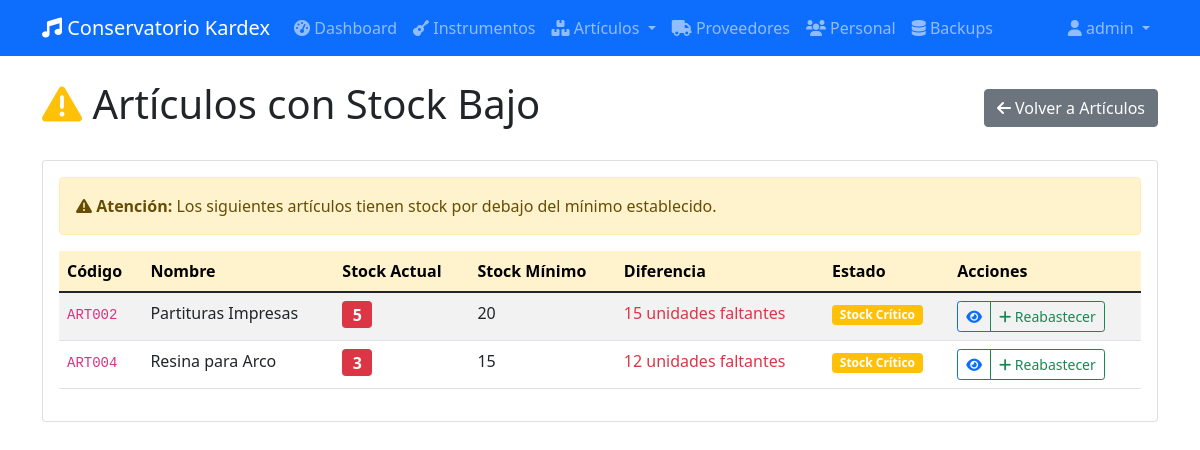
The app's page /articulos/stock-bajo (signed in), older data.
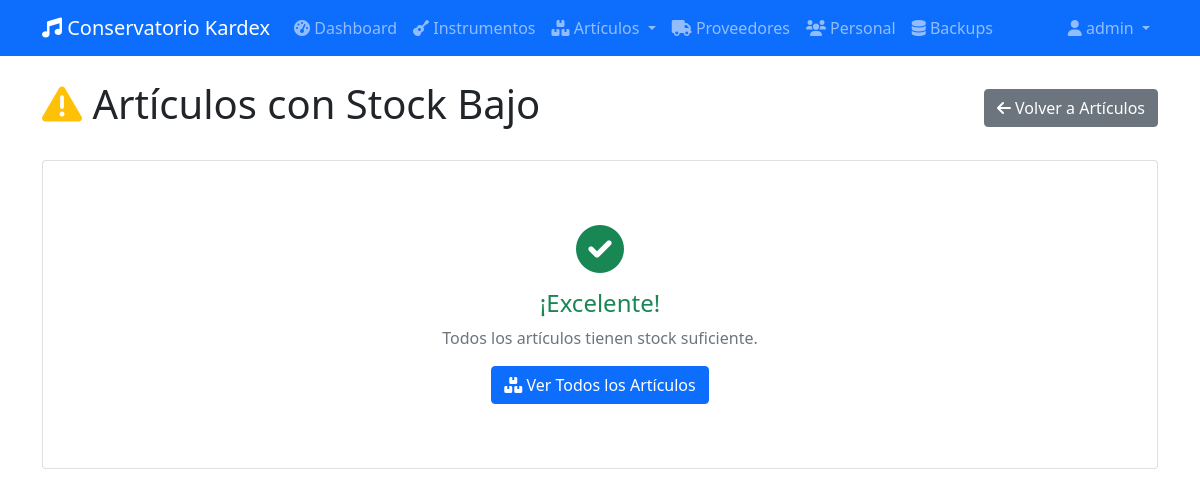
The same page, newer data.
### app/database/models.py (models this page shows, shortened)
class Articulo(db.Model):
    __tablename__ = 'tb_articulo'
    i_id = db.Column(db.Integer, db.ForeignKey('tb_item.id'), primary_key=True)
    a_c_contable = db.Column(db.String(20), nullable=False)
    a_stockMax = db.Column(db.Integer)
    a_stockMin = db.Column(db.Integer)
    created_at = db.Column(db.DateTime, default=datetime.utcnow)
    updated_at = db.Column(db.DateTime, default=datetime.utcnow, onupdate=datetime.utcnow)

class BaseModel(db.Model):
    __abstract__ = True
    id = db.Column(db.Integer, primary_key=True)
    created_at = db.Column(db.DateTime, default=datetime.utcnow)
    updated_at = db.Column(db.DateTime, default=datetime.utcnow, onupdate=datetime.utcnow)

class Item(BaseModel):
    __tablename__ = 'tb_item'
    i_codigo = db.Column(db.String(20), unique=True, nullable=False)
    i_nombre = db.Column(db.String(200), nullable=False)
    i_tipo = db.Column(db.String(20), nullable=False)  # 'instrumento' o 'articulo'
    i_cantidad = db.Column(db.Integer, default=0)
    i_vUnitario = db.Column(db.Numeric(10, 2), default=0.0)
    i_vTotal = db.Column(db.Numeric(10, 2), default=0.0)
    instrumento = db.relationship('Instrumento', backref='item', uselist=False)
    articulo = db.relationship('Articulo', backref='item', uselist=False)
    movimientos = db.relationship('MovimientoDetalle', backref='item', lazy=True)
    stock = db.relationship('Stock', backref='item', uselist=False)

### app/routes/web/articulos.py (the view)
@bp.route('/stock-bajo')
@login_required
def stock_bajo():
    articulos = articulo_service.obtener_articulos_stock_bajo()
    return render_template('articulos/stock_bajo.html', articulos=articulos)

### app/database/models.py (called while the page is built)
    @property
    def username(self):
        return self.u_username

### app/database/repositories/articulos.py (called while the page is built)
    def get_low_stock(self):
        return db.session.query(Articulo, Item).join(Item, Articulo.i_id == Item.id).filter(Item.i_cantidad <= Articulo.a_stockMin).all()

### app/services/articulo_service.py (called while the page is built)
    def obtener_articulos_stock_bajo(self):
        return self.repo.get_low_stock()

### app/templates/articulos/stock_bajo.html (shortened to what the changed rows need)
{% extends "base.html" %}
{% block content %}
<div class="row">
    <div class="col-12">
        <div class="d-flex justify-content-between align-items-center mb-4">
            <h1>
                <i class="fas fa-exclamation-triangle text-warning"></i> Artículos con Stock Bajo
            </h1>
        </div>
    </div>
</div>
<div class="row">
    <div class="col-12">
        <div class="card">
            <div class="card-body">
                {% if articulos %}
                <div class="alert alert-warning">
                    <i class="fas fa-exclamation-triangle"></i>
                    <strong>Atención:</strong> Los siguientes artículos tienen stock por debajo del mínimo establecido.
                </div>
                <div class="table-responsive">
                    <table class="table table-striped table-hover">
                        <thead class="table-warning">
                            <tr>
                                <th>Código</th>
                                <th>Nombre</th>
                                <th>Stock Actual</th>
                                <th>Stock Mínimo</th>
                                <th>Diferencia</th>
                                <th>Estado</th>
                                <th>Acciones</th>
                            </tr>
                        </thead>
                        <tbody>
                            {% for articulo, item in articulos %}
                            <tr>
                                <td>
                                    <code>{{ item.i_codigo }}</code>
                                </td>
                                <td>{{ item.i_nombre }}</td>
                                <td>
                                    <span class="badge bg-danger fs-6">{{ item.i_cantidad }}</span>
                                </td>
                                <td>{{ articulo.a_stockMin }}</td>
                                <td>
                                    <span class="text-danger">
                                        {{ articulo.a_stockMin - item.i_cantidad }} unidades faltantes
                                    </span>
                                </td>
                                <td>
                                    {% if item.i_cantidad == 0 %}
                                        <span class="badge bg-danger">Sin Stock</span>
                                    {% else %}
                                        <span class="badge bg-warning">Stock Crítico</span>
                                    {% endif %}
                                </td>
                                <td>
                                    <div class="btn-group btn-group-sm" role="group">
                                        <a href="{{ url_for('articulos.detalle_articulo', articulo_id=item.id) }}"
                                           class="btn btn-outline-primary" title="Ver detalles">
                                            <i class="fas fa-eye"></i>
                                        </a>
                                        <button type="button" class="btn btn-outline-success"
                                                data-bs-toggle="modal"
                                                data-bs-target="#entradaModal{{ item.id }}"
                                                title="Registrar entrada">
                                            <i class="fas fa-plus"></i> Reabastecer
                                        </button>
                                    </div>
                                </td>
                            </tr>
                            {% endfor %}
                        </tbody>
                    </table>
                </div>
                {% else %}
                <div class="text-center py-5">
                    <i class="fas fa-check-circle fa-3x text-success mb-3"></i>
                    <h4 class="text-success">¡Excelente!</h4>
                    <p class="text-muted">Todos los artículos tienen stock suficiente.</p>
                    <a href="{{ url_for('articulos.listar_articulos') }}" class="btn btn-primary">
                        <i class="fas fa-boxes"></i> Ver Todos los Artículos
                    </a>
                </div>
                {% endif %}
            </div>
        </div>
    </div>
</div>
{% endblock %}

Row changes from the older to the newer data that the page shows:
no longer on this page (row edited): Articulo: i_codigo "ART002", i_nombre "Partituras Impresas", i_cantidad "5", a_stockMin "20", articulo.a_stockMin-item.i_cantidad "15"
no longer on this page (row edited): Articulo: i_codigo "ART004", i_nombre "Resina para Arco", i_cantidad "3", a_stockMin "15", articulo.a_stockMin-item.i_cantidad "12"
Text that changed along with them:
text no longer shown: "Atención: Los siguientes artículos tienen stock por debajo del mínimo establecido. Código Nombre Stock Actual Stock Mínimo Diferencia Estado Acciones"
text now shown: "¡Excelente! Todos los artículos tienen stock suficiente. Ver Todos los Artículos"
